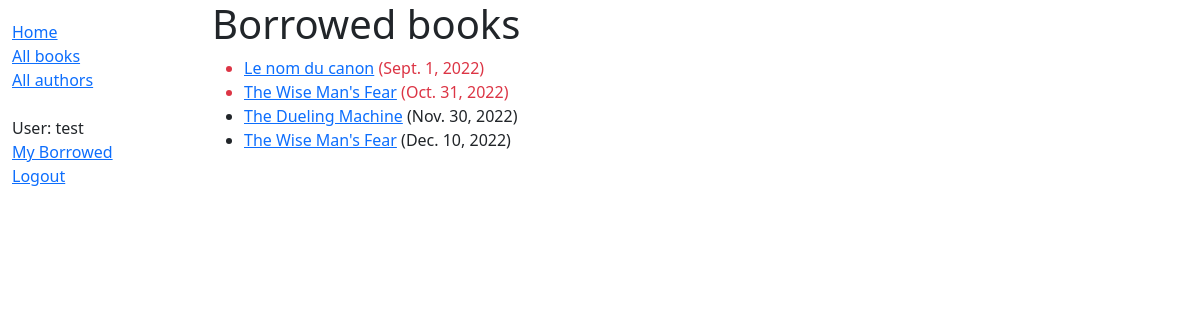
/catalog/mybooks/ (signed in), run on the app's committed database.
### catalog/models.py (models this page shows, shortened)
class BookInstance(models.Model):
    id = models.UUIDField(primary_key=True, default=uuid.uuid4,
                          help_text='Unique ID for this particular book across whole library')
    book = models.ForeignKey(Book, on_delete=models.RESTRICT, null=True)
    imprint = models.CharField(max_length=200)
    due_back = models.DateField(null=True, blank=True)
    borrower = models.ForeignKey(
        User, on_delete=models.SET_NULL, null=True, blank=True)
    LOAN_STATUS = (
        ('m', 'Maintenance'),
        ('o', 'On loan'),
        ('a', 'Available'),
        ('r', 'Reserved'),
    )
    status = models.CharField(max_length=1, choices=LOAN_STATUS,
                              blank=True, default='m', help_text='Book availability')
    class Meta:
        ordering = ['due_back']
        permissions = (("can_mark_returned", "Set book as returned"),)
    @property
    def is_overdue(self):
        return bool(self.due_back and date.today() > self.due_back)

class Book(models.Model):
    title = models.CharField(max_length=200)
    author = models.ForeignKey('Author', on_delete=models.SET_NULL, null=True)
    summary = models.TextField(
        max_length=1000, help_text='Enter a brief description of the book')
    isbn = models.CharField('ISBN', max_length=13, unique=True,
                            help_text='13 Character <a href="https://www.isbn-international.org/content/what-isbn">ISBN number</a>')
    genre = models.ManyToManyField(
        Genre, help_text='Select a genre for this book')
    language = models.ForeignKey(
        Language, on_delete=models.SET_NULL, null=True)
    def display_genre(self):
        """Create a string for the Genre. This is required to display genre in Admin."""
        return ', '.join(genre.name for genre in self.genre.all()[:3])
    display_genre.short_description = 'Genre'

### catalog/views.py (the view)
# urls.py: path('mybooks/', views.LoanedBooksByUserListView.as_view(), name='my-borrowed'),
class LoanedBooksByUserListView(LoginRequiredMixin, ListView):
    model = BookInstance
    template_name = 'catalog/bookinstance_list_borrowed_user.html'
    paginate_by = 10
    def get_queryset(self):
        return BookInstance.objects.filter(borrower=self.request.user).filter(status__exact='o').order_by('due_back')

### catalog/templates/catalog/bookinstance_list_borrowed_user.html
{% extends "base_generic.html" %}
{% block content %}
    <h1>Borrowed books</h1>
    {% if bookinstance_list %}
    <ul>
      {% for bookinst in bookinstance_list %}
      <li class="{% if bookinst.is_overdue %}text-danger{% endif %}">
        <a href="{% url 'book-detail' bookinst.book.pk %}">{{ bookinst.book.title }}</a> ({{ bookinst.due_back }})
      </li>
      {% endfor %}
    </ul>
    {% else %}
      <p>There are no books borrowed.</p>
    {% endif %}
{% endblock %}

### catalog/templates/base_generic.html (shortened to what this page needs)
<!DOCTYPE html>
<html lang="en">
  <head>
    <link
      href="https://cdn.jsdelivr.net/npm/bootstrap@5.1.3/dist/css/bootstrap.min.css"
      rel="stylesheet"
    />
    {% load static %}
    <link rel="stylesheet" href="{% static 'css/styles.css' %}" />
  </head>
  <body>
    <div class="container-fluid">
      <div class="row">
        <div class="col-sm-2">
          {% block sidebar %}
          <ul class="sidebar-nav">
            <li><a href="{% url 'index' %}">Home</a></li>
            <li><a href="{% url 'books' %}">All books</a></li>
            <li><a href="{% url 'authors' %}">All authors</a></li>
            <br>
            {% if user.is_authenticated %}
              <li>User: {{ user.get_username }}</li>
              <li><a href="{% url 'my-borrowed' %}">My Borrowed</a></li>
              <li><a href="{% url 'logout'%}?next={{request.path}}">Logout</a></li>
            {% else %}
              <li><a href="{% url 'login'%}?next={{request.path}}">Login</a></li>
            {% endif %}
          </ul>
          {% endblock %}
        </div>
        <div class="col-sm-10">
          {% block content %}{% endblock %}
        </div>
      </div>
    </div>
  </body>
</html>

### catalog/static/css/styles.css (style rules this page uses)
.sidebar-nav { margin-top: 20px; padding: 0; list-style: none; }

### data on the page
BookInstance: book "Le nom du canon", due_back "Sept. 1, 2022"
BookInstance: book "The Wise Man's Fear", due_back "Oct. 31, 2022"
BookInstance: book "The Dueling Machine", due_back "Nov. 30, 2022"
BookInstance: book "The Wise Man's Fear", due_back "Dec. 10, 2022"

### other printed values
{{ user.get_username }} "test"
